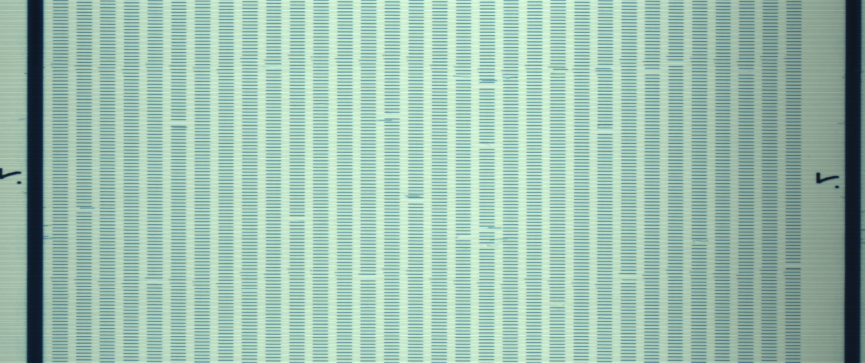
//> input picture HH/HH/test2.bmp, 1729 x 725 px (shown at 1/2 size)
$ ./main_test   (built with g++ and OpenCV 4)
//> lines starting //> are read from the running program, lines starting //| are printed output that depends on the picture; after the words box and inside, x2 and y2 are one past the last pixel; in counts of white or black regions, pixels touching at a corner belong together
#include <iostream>
#include <opencv2/opencv.hpp>
#include <opencv2/highgui/highgui.hpp>
#include <opencv2/imgproc/imgproc.hpp>

using namespace std;
using namespace cv;

void detect(Mat& src, int x, int col, vector<Point>& out) {
	Rect roi = Rect(x, 0, 1, src.rows);
	Mat dst;
	src(roi).copyTo(dst);
	for (int i = 10; i < dst.rows; i++) {    //决定从第几行开始检查
		uchar *ptr = dst.ptr<uchar>(i);
		if (ptr[0] == 0) {
			out.push_back(Point(col, i));
			i += 10;   //跳过该缺陷
		}
	}
}

void main() {

	Mat src = imread("test2.bmp", 0);
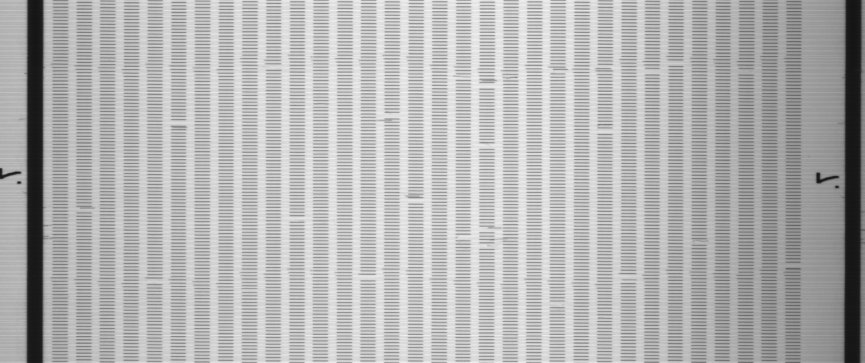
//> src: 725 rows x 1729 cols, CV_8UC1 (shown at 1/2 size); min 19, max 246, mean 179.5
	Mat dst;
	threshold(src, dst, 50, 255, THRESH_BINARY);
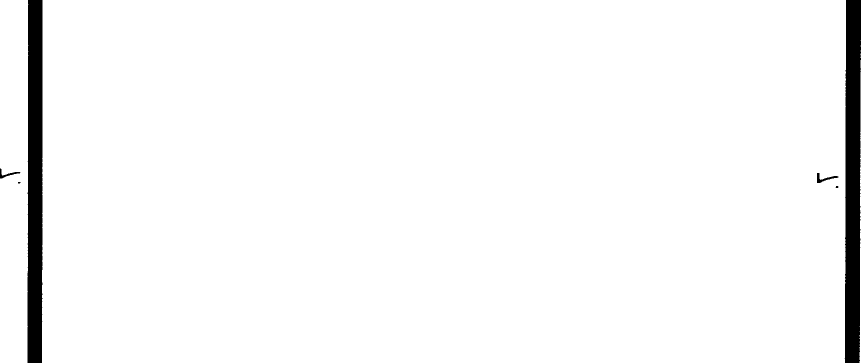
//> dst: 725 rows x 1729 cols, CV_8UC1 (shown at 1/2 size); 96.6% white; 6 black regions (2 under 20 px), largest, box (x1, y1, x2, y2) and area: (1689, 0, 1722, 725) 21493, (55, 0, 85, 725) 21020, (1634, 346, 1677, 366) 265, (0, 337, 41, 357) 210
	Mat element = getStructuringElement(MORPH_RECT, Size(10, 10)); //注意MORPH_RECT的选择
	Mat out;
	dilate(dst, out, element);
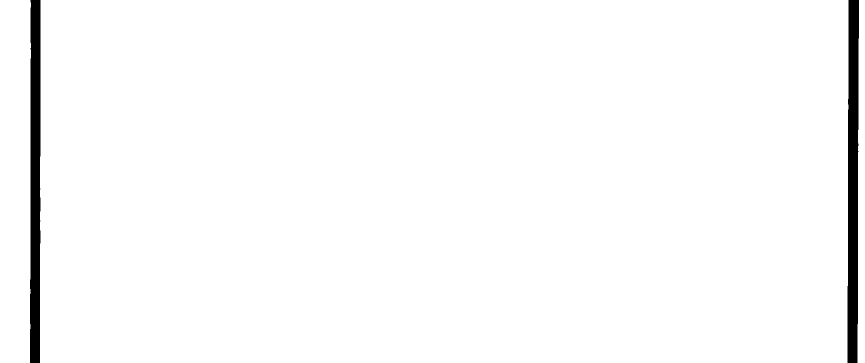
//> out: 725 rows x 1729 cols, CV_8UC1 (shown at 1/2 size); 97.7% white; 2 black regions, box (x1, y1, x2, y2) and area: (1695, 0, 1718, 725) 14712, (60, 0, 81, 725) 14254
	imwrite("out.bmp", out);

	vector<int> blackLine;

	//得到两条黑线的位置
	uchar* data = out.ptr<uchar>(500);
	for (int i = 1; i < out.cols; i++) {
		if (data[i] - data[i - 1] > 0) {
			blackLine.push_back(i);
		}
	}

	//将黑线内的区域抠出来
	int start, end;
	start = blackLine[0] + 10;
	end = blackLine[1] - 120;
	Rect roi = Rect(start, 0, end - start, src.rows);
//> roi = Rect(90, 0, 1506, 725)
	Mat src1;
	src(roi).copyTo(src1);
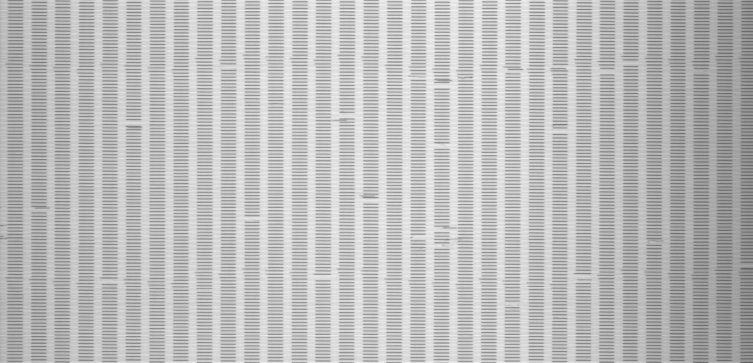
//> src1: 725 rows x 1506 cols, CV_8UC1 (shown at 1/2 size); min 75, max 246, mean 188.4
	imshow("src1", src1);

	///////////////////////////////////////////////////////////////开始检测///////////////////////////////////////////////////////////////
	Mat dst1, edge;
	//创建src同类型大小的矩阵
	dst.create(src1.size(), src1.type());
	//3X3内核来降噪
	blur(src1, edge, Size(3, 3));

	threshold(src1, dst1, 180, 255, THRESH_BINARY_INV);   //注意模式的选择，将小于180的全置为白色
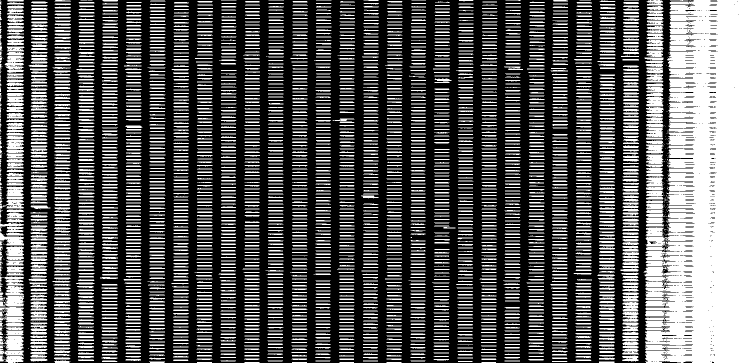
//> dst1: 725 rows x 1506 cols, CV_8UC1 (shown at 1/2 size); 34.8% white; 3311 white regions (397 under 20 px), largest, box (x1, y1, x2, y2) and area: (1287, 0, 1506, 725) 125748, (0, 672, 48, 700) 965, (9, 112, 48, 146) 908

	//腐蚀和膨胀,因为是对白色区域进行操作，先取反
	Mat element1 = getStructuringElement(MORPH_RECT, Size(7, 7)); //注意MORPH_RECT的选择
	Mat out1;
	dilate(dst1, out1, element1);
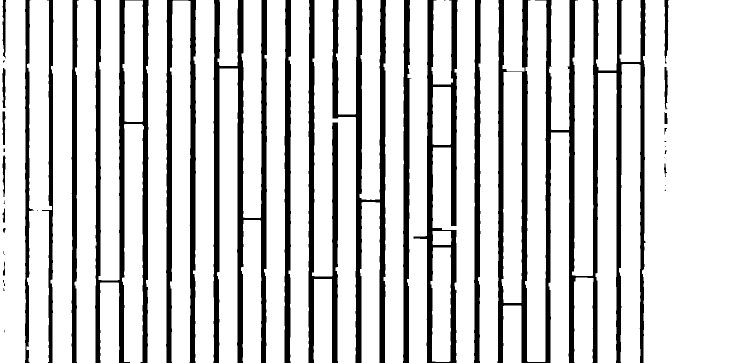
//> out1: 725 rows x 1506 cols, CV_8UC1 (shown at 1/2 size); 81.3% white; 41 black regions (15 under 20 px), largest, box (x1, y1, x2, y2) and area: (995, 0, 1291, 725) 49939, (427, 0, 534, 725) 23647, (188, 0, 297, 725) 21744
	imwrite("out1.bmp", out1);

	//通过计算梯度找出每一列的位置
	vector<Point> result;
	int col = 0;
	uchar* ptr = out1.ptr<uchar>(100);
	for (int i = 1; i < out1.cols; i++) {
		if (ptr[i] - ptr[i - 1] > 0) {
			col++;
			detect(out1, i + 18, col, result);
		}
	}
//> this loop made 1505 passes
//> (roi in detect, result) on passes 201, 249, 296, 344, 391, 440, 487, 534: (Rect(219, 0, 1, 725), 1 Point (x, y): [5, 561]), (Rect(267, 0, 1, 725), 2 Points (x, y): [5, 561], [6, 244]), (Rect(314, 0, 1, 725), 2 Points (x, y): [5, 561], [6, 244]), (Rect(362, 0, 1, 725), 2 Points (x, y): [5, 561], [6, 244]), (Rect(409, 0, 1, 725), 2 Points (x, y): [5, 561], [6, 244]), (Rect(458, 0, 1, 725), 3 Points (x, y): [5, 561], [6, 244], [10, 132]), (Rect(505, 0, 1, 725), 4 Points (x, y): [5, 561], [6, 244], [10, 132], [11, 436]), (Rect(552, 0, 1, 725), 4 Points (x, y): [5, 561], [6, 244], [10, 132], [11, 436])
//> roi in detect on passes 11, 59, 106, 154, 629, 676: Rect(29, 0, 1, 725), Rect(77, 0, 1, 725), Rect(124, 0, 1, 725), Rect(172, 0, 1, 725), Rect(647, 0, 1, 725), Rect(694, 0, 1, 725)
//> after the loop, col = 29; result = 20 Points (x, y), first 12: [5, 561], [6, 244], [10, 132], [11, 436], [14, 553], [15, 229], [16, 399], [18, 473], [19, 169], [19, 290], [19, 460], [19, 490]

	for (int i = 0; i < result.size(); i++) {
		cout << result[i] << endl;
	}
//> this loop made 20 passes
//| [5, 561]
//| [6, 244]
//| [10, 132]
//| [11, 436]
//| [14, 553]
//| [15, 229]
//| [16, 399]
//| [18, 473]
//> (output is shown up to pass 8 of 20)


	// [33 lines of commented-out code are left out]

	cin.get();
}
